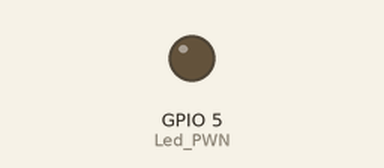
Recording of a program running on a simulated ESP32 board running MicroPython. Parts: output pins drawn as LEDs (lit = HIGH).

Above: at 0.05 s.
At 1.8 s:
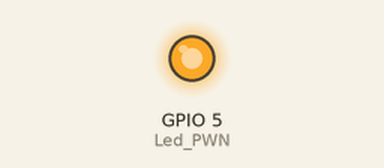
Timing chart, 0 to 5.2 s (numbered marks = the images above):
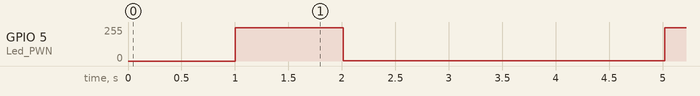

Measured:
- by itself, GPIO 5 (Led_PWN): alternates 249/255 for 1.0 s and 1/255 for 3.0 s

The program:

PWN2LEDfade.py
```python
from machine import Pin,PWM #GPIO 腳位所用之套件
import time#Delay程式所用之套件
Led_PWN = PWM(Pin(5))
#Led_PWN(LED模組) 使用PW連接GPIO5腳位

Led_PWN.freq(1000)#設定PWM寬度為1000
while True:
    for x in range(1,1000,3):#從1到1000開始loop
        Led_PWN.duty(x)#以迴圈值X來設定PWM的輸出(Duty)
        time.sleep_ms(3)#延遲3 ms
    #time.sleep(2)
    for x in range(1000,1,-3):#從1000到1開始loop
        Led_PWN.duty(x)#以迴圈值X來設定PWM的輸出(Duty)
        time.sleep_ms(3)#延遲3 ms
    time.sleep(2)#延遲2 秒
```
